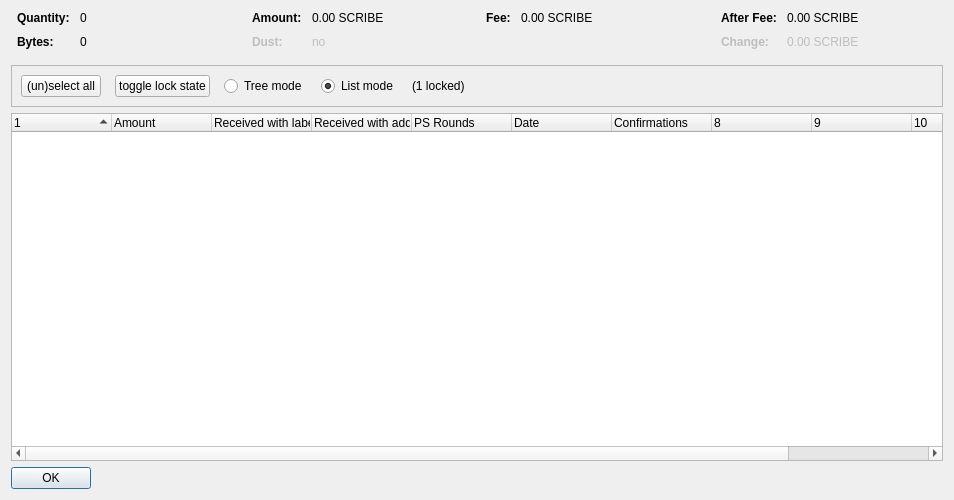
<?xml version="1.0" encoding="UTF-8"?>
<ui version="4.0">
 <class>CoinControlDialog</class>
 <widget class="QDialog" name="CoinControlDialog">
  <property name="geometry">
   <rect>
    <x>0</x>
    <y>0</y>
    <width>954</width>
    <height>500</height>
   </rect>
  </property>
  <property name="windowTitle">
   <string>Coin Selection</string>
  </property>
  <layout class="QVBoxLayout" name="verticalLayout">
   <item>
    <layout class="QHBoxLayout" name="horizontalLayoutTop" stretch="0,0,0,0">
     <property name="topMargin">
      <number>0</number>
     </property>
     <property name="bottomMargin">
      <number>10</number>
     </property>
     <item>
      <layout class="QFormLayout" name="formLayoutCoinControl1">
       <property name="horizontalSpacing">
        <number>10</number>
       </property>
       <property name="verticalSpacing">
        <number>10</number>
       </property>
       <property name="leftMargin">
        <number>6</number>
       </property>
       <property name="rightMargin">
        <number>6</number>
       </property>
       <item row="0" column="0">
        <widget class="QLabel" name="labelCoinControlQuantityText">
         <property name="font">
          <font>
           <weight>75</weight>
           <bold>true</bold>
          </font>
         </property>
         <property name="text">
          <string>Quantity:</string>
         </property>
        </widget>
       </item>
       <item row="0" column="1">
        <widget class="QLabel" name="labelCoinControlQuantity">
         <property name="cursor">
          <cursorShape>IBeamCursor</cursorShape>
         </property>
         <property name="contextMenuPolicy">
          <enum>Qt::ActionsContextMenu</enum>
         </property>
         <property name="text">
          <string notr="true">0</string>
         </property>
         <property name="textInteractionFlags">
          <set>Qt::LinksAccessibleByMouse|Qt::TextSelectableByKeyboard|Qt::TextSelectableByMouse</set>
         </property>
        </widget>
       </item>
       <item row="1" column="0">
        <widget class="QLabel" name="labelCoinControlBytesText">
         <property name="font">
          <font>
           <weight>75</weight>
           <bold>true</bold>
          </font>
         </property>
         <property name="text">
          <string>Bytes:</string>
         </property>
        </widget>
       </item>
       <item row="1" column="1">
        <widget class="QLabel" name="labelCoinControlBytes">
         <property name="cursor">
          <cursorShape>IBeamCursor</cursorShape>
         </property>
         <property name="contextMenuPolicy">
          <enum>Qt::ActionsContextMenu</enum>
         </property>
         <property name="text">
          <string notr="true">0</string>
         </property>
         <property name="textInteractionFlags">
          <set>Qt::LinksAccessibleByMouse|Qt::TextSelectableByKeyboard|Qt::TextSelectableByMouse</set>
         </property>
        </widget>
       </item>
      </layout>
     </item>
     <item>
      <layout class="QFormLayout" name="formLayoutCoinControl2">
       <property name="horizontalSpacing">
        <number>10</number>
       </property>
       <property name="verticalSpacing">
        <number>10</number>
       </property>
       <property name="leftMargin">
        <number>6</number>
       </property>
       <property name="rightMargin">
        <number>6</number>
       </property>
       <item row="0" column="0">
        <widget class="QLabel" name="labelCoinControlAmountText">
         <property name="font">
          <font>
           <weight>75</weight>
           <bold>true</bold>
          </font>
         </property>
         <property name="text">
          <string>Amount:</string>
         </property>
        </widget>
       </item>
       <item row="0" column="1">
        <widget class="QLabel" name="labelCoinControlAmount">
         <property name="cursor">
          <cursorShape>IBeamCursor</cursorShape>
         </property>
         <property name="contextMenuPolicy">
          <enum>Qt::ActionsContextMenu</enum>
         </property>
         <property name="text">
          <string notr="true">0.00 SCRIBE</string>
         </property>
         <property name="textInteractionFlags">
          <set>Qt::LinksAccessibleByMouse|Qt::TextSelectableByKeyboard|Qt::TextSelectableByMouse</set>
         </property>
        </widget>
       </item>
       <item row="1" column="0">
        <widget class="QLabel" name="labelCoinControlLowOutputText">
         <property name="enabled">
          <bool>false</bool>
         </property>
         <property name="font">
          <font>
           <weight>75</weight>
           <bold>true</bold>
          </font>
         </property>
         <property name="text">
          <string>Dust:</string>
         </property>
        </widget>
       </item>
       <item row="1" column="1">
        <widget class="QLabel" name="labelCoinControlLowOutput">
         <property name="enabled">
          <bool>false</bool>
         </property>
         <property name="cursor">
          <cursorShape>IBeamCursor</cursorShape>
         </property>
         <property name="contextMenuPolicy">
          <enum>Qt::ActionsContextMenu</enum>
         </property>
         <property name="text">
          <string notr="true">no</string>
         </property>
         <property name="textInteractionFlags">
          <set>Qt::LinksAccessibleByMouse|Qt::TextSelectableByKeyboard|Qt::TextSelectableByMouse</set>
         </property>
        </widget>
       </item>
      </layout>
     </item>
     <item>
      <layout class="QFormLayout" name="formLayoutCoinControl3">
       <property name="horizontalSpacing">
        <number>10</number>
       </property>
       <property name="verticalSpacing">
        <number>10</number>
       </property>
       <property name="leftMargin">
        <number>6</number>
       </property>
       <property name="rightMargin">
        <number>6</number>
       </property>
       <item row="0" column="0">
        <widget class="QLabel" name="labelCoinControlFeeText">
         <property name="font">
          <font>
           <weight>75</weight>
           <bold>true</bold>
          </font>
         </property>
         <property name="text">
          <string>Fee:</string>
         </property>
        </widget>
       </item>
       <item row="0" column="1">
        <widget class="QLabel" name="labelCoinControlFee">
         <property name="cursor">
          <cursorShape>IBeamCursor</cursorShape>
         </property>
         <property name="contextMenuPolicy">
          <enum>Qt::ActionsContextMenu</enum>
         </property>
         <property name="text">
          <string notr="true">0.00 SCRIBE</string>
         </property>
         <property name="textInteractionFlags">
          <set>Qt::LinksAccessibleByMouse|Qt::TextSelectableByKeyboard|Qt::TextSelectableByMouse</set>
         </property>
        </widget>
       </item>
      </layout>
     </item>
     <item>
      <layout class="QFormLayout" name="formLayoutCoinControl4">
       <property name="horizontalSpacing">
        <number>10</number>
       </property>
       <property name="verticalSpacing">
        <number>10</number>
       </property>
       <property name="leftMargin">
        <number>6</number>
       </property>
       <property name="rightMargin">
        <number>6</number>
       </property>
       <item row="0" column="0">
        <widget class="QLabel" name="labelCoinControlAfterFeeText">
         <property name="font">
          <font>
           <weight>75</weight>
           <bold>true</bold>
          </font>
         </property>
         <property name="text">
          <string>After Fee:</string>
         </property>
        </widget>
       </item>
       <item row="0" column="1">
        <widget class="QLabel" name="labelCoinControlAfterFee">
         <property name="cursor">
          <cursorShape>IBeamCursor</cursorShape>
         </property>
         <property name="contextMenuPolicy">
          <enum>Qt::ActionsContextMenu</enum>
         </property>
         <property name="text">
          <string notr="true">0.00 SCRIBE</string>
         </property>
         <property name="textInteractionFlags">
          <set>Qt::LinksAccessibleByMouse|Qt::TextSelectableByKeyboard|Qt::TextSelectableByMouse</set>
         </property>
        </widget>
       </item>
       <item row="1" column="0">
        <widget class="QLabel" name="labelCoinControlChangeText">
         <property name="enabled">
          <bool>false</bool>
         </property>
         <property name="font">
          <font>
           <weight>75</weight>
           <bold>true</bold>
          </font>
         </property>
         <property name="text">
          <string>Change:</string>
         </property>
        </widget>
       </item>
       <item row="1" column="1">
        <widget class="QLabel" name="labelCoinControlChange">
         <property name="enabled">
          <bool>false</bool>
         </property>
         <property name="cursor">
          <cursorShape>IBeamCursor</cursorShape>
         </property>
         <property name="contextMenuPolicy">
          <enum>Qt::ActionsContextMenu</enum>
         </property>
         <property name="text">
          <string notr="true">0.00 SCRIBE</string>
         </property>
         <property name="textInteractionFlags">
          <set>Qt::LinksAccessibleByMouse|Qt::TextSelectableByKeyboard|Qt::TextSelectableByMouse</set>
         </property>
        </widget>
       </item>
      </layout>
     </item>
    </layout>
   </item>
   <item>
    <widget class="QFrame" name="frame">
     <property name="minimumSize">
      <size>
       <width>0</width>
       <height>40</height>
      </size>
     </property>
     <property name="frameShape">
      <enum>QFrame::StyledPanel</enum>
     </property>
     <property name="frameShadow">
      <enum>QFrame::Sunken</enum>
     </property>
     <layout class="QHBoxLayout" name="horizontalLayout">
      <item>
       <layout class="QHBoxLayout" name="horizontalLayoutPanel" stretch="0,0,0,0,0,0">
        <property name="spacing">
         <number>14</number>
        </property>
        <item>
         <widget class="QPushButton" name="pushButtonSelectAll">
          <property name="sizePolicy">
           <sizepolicy hsizetype="Maximum" vsizetype="Fixed">
            <horstretch>0</horstretch>
            <verstretch>0</verstretch>
           </sizepolicy>
          </property>
          <property name="text">
           <string>(un)select all</string>
          </property>
          <property name="autoDefault">
           <bool>false</bool>
          </property>
         </widget>
        </item>
        <item>
         <widget class="QPushButton" name="pushButtonToggleLock">
          <property name="sizePolicy">
           <sizepolicy hsizetype="Maximum" vsizetype="Fixed">
            <horstretch>0</horstretch>
            <verstretch>0</verstretch>
           </sizepolicy>
          </property>
          <property name="text">
           <string>toggle lock state</string>
          </property>
          <property name="autoDefault">
           <bool>false</bool>
          </property>
         </widget>
        </item>
        <item>
         <widget class="QRadioButton" name="radioTreeMode">
          <property name="sizePolicy">
           <sizepolicy hsizetype="Maximum" vsizetype="Fixed">
            <horstretch>0</horstretch>
            <verstretch>0</verstretch>
           </sizepolicy>
          </property>
          <property name="text">
           <string>Tree mode</string>
          </property>
         </widget>
        </item>
        <item>
         <widget class="QRadioButton" name="radioListMode">
          <property name="sizePolicy">
           <sizepolicy hsizetype="Maximum" vsizetype="Fixed">
            <horstretch>0</horstretch>
            <verstretch>0</verstretch>
           </sizepolicy>
          </property>
          <property name="text">
           <string>List mode</string>
          </property>
          <property name="checked">
           <bool>true</bool>
          </property>
         </widget>
        </item>
        <item>
         <widget class="QLabel" name="labelLocked">
          <property name="text">
           <string>(1 locked)</string>
          </property>
         </widget>
        </item>
        <item>
         <spacer name="horizontalSpacer">
          <property name="orientation">
           <enum>Qt::Horizontal</enum>
          </property>
          <property name="sizeHint" stdset="0">
           <size>
            <width>40</width>
            <height>20</height>
           </size>
          </property>
         </spacer>
        </item>
       </layout>
      </item>
     </layout>
    </widget>
   </item>
   <item>
    <widget class="CoinControlTreeWidget" name="treeWidget">
     <property name="contextMenuPolicy">
      <enum>Qt::CustomContextMenu</enum>
     </property>
     <property name="sortingEnabled">
      <bool>false</bool>
     </property>
     <property name="columnCount">
      <number>11</number>
     </property>
     <attribute name="headerShowSortIndicator" stdset="0">
      <bool>true</bool>
     </attribute>
     <attribute name="headerStretchLastSection">
      <bool>false</bool>
     </attribute>
     <column>
      <property name="text">
       <string/>
      </property>
     </column>
     <column>
      <property name="text">
       <string>Amount</string>
      </property>
     </column>
     <column>
      <property name="text">
       <string>Received with label</string>
      </property>
     </column>
     <column>
      <property name="text">
       <string>Received with address</string>
      </property>
     </column>
     <column>
      <property name="text">
       <string>PS Rounds</string>
      </property>
     </column>
     <column>
      <property name="text">
       <string>Date</string>
      </property>
     </column>
     <column>
      <property name="text">
       <string>Confirmations</string>
      </property>
      <property name="toolTip">
       <string>Confirmed</string>
      </property>
     </column>
     <column>
      <property name="text">
       <string/>
      </property>
     </column>
     <column>
      <property name="text">
       <string/>
      </property>
     </column>
     <column>
      <property name="text">
       <string/>
      </property>
     </column>
     <column>
      <property name="text">
       <string/>
      </property>
     </column>
    </widget>
   </item>
   <item>
    <widget class="QDialogButtonBox" name="buttonBox">
     <property name="sizePolicy">
      <sizepolicy hsizetype="Maximum" vsizetype="Fixed">
       <horstretch>0</horstretch>
       <verstretch>0</verstretch>
      </sizepolicy>
     </property>
     <property name="orientation">
      <enum>Qt::Horizontal</enum>
     </property>
     <property name="standardButtons">
      <set>QDialogButtonBox::Ok</set>
     </property>
    </widget>
   </item>
  </layout>
 </widget>
 <customwidgets>
  <customwidget>
   <class>CoinControlTreeWidget</class>
   <extends>QTreeWidget</extends>
   <header>coincontroltreewidget.h</header>
  </customwidget>
 </customwidgets>
 <resources/>
 <connections/>
</ui>
